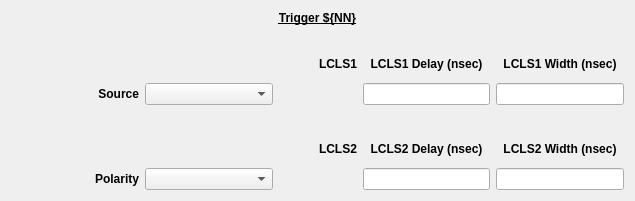
<?xml version="1.0" encoding="UTF-8"?>
<ui version="4.0">
 <class>Form</class>
 <widget class="QWidget" name="Form">
  <property name="geometry">
   <rect>
    <x>0</x>
    <y>0</y>
    <width>635</width>
    <height>201</height>
   </rect>
  </property>
  <property name="windowTitle">
   <string>TPR Trigger Screen - ${DEV}</string>
  </property>
  <layout class="QVBoxLayout" name="verticalLayout">
   <item>
    <widget class="QLabel" name="label">
     <property name="font">
      <font>
       <weight>75</weight>
       <bold>true</bold>
       <underline>true</underline>
      </font>
     </property>
     <property name="styleSheet">
      <string notr="true"/>
     </property>
     <property name="text">
      <string>Trigger ${NN}</string>
     </property>
     <property name="alignment">
      <set>Qt::AlignCenter</set>
     </property>
    </widget>
   </item>
   <item>
    <layout class="QGridLayout" name="gridLayout">
     <property name="verticalSpacing">
      <number>12</number>
     </property>
     <item row="3" column="3">
      <widget class="QLabel" name="label_3">
       <property name="font">
        <font>
         <weight>75</weight>
         <bold>true</bold>
        </font>
       </property>
       <property name="text">
        <string>LCLS2</string>
       </property>
       <property name="alignment">
        <set>Qt::AlignBottom|Qt::AlignHCenter</set>
       </property>
      </widget>
     </item>
     <item row="4" column="3">
      <widget class="PyDMEnumButton" name="PyDMEnumButton_2">
       <property name="sizePolicy">
        <sizepolicy hsizetype="Maximum" vsizetype="Preferred">
         <horstretch>0</horstretch>
         <verstretch>0</verstretch>
        </sizepolicy>
       </property>
       <property name="maximumSize">
        <size>
         <width>16777215</width>
         <height>40</height>
        </size>
       </property>
       <property name="toolTip">
        <string/>
       </property>
       <property name="styleSheet">
        <string notr="true">QPushButton{font: 8px;}</string>
       </property>
       <property name="channel" stdset="0">
        <string>ca://TPR:${LOCA}:${IOC_UNIT}:${INST}:TRG${NN}_SYS2_TCTL</string>
       </property>
       <property name="orientation" stdset="0">
        <enum>Qt::Horizontal</enum>
       </property>
       <property name="marginTop" stdset="0">
        <number>0</number>
       </property>
       <property name="marginBottom" stdset="0">
        <number>0</number>
       </property>
       <property name="marginLeft" stdset="0">
        <number>0</number>
       </property>
       <property name="marginRight" stdset="0">
        <number>0</number>
       </property>
       <property name="horizontalSpacing" stdset="0">
        <number>0</number>
       </property>
       <property name="verticalSpacing" stdset="0">
        <number>0</number>
       </property>
      </widget>
     </item>
     <item row="4" column="0">
      <widget class="QLabel" name="label_5">
       <property name="font">
        <font>
         <weight>75</weight>
         <bold>true</bold>
        </font>
       </property>
       <property name="text">
        <string>Polarity</string>
       </property>
       <property name="alignment">
        <set>Qt::AlignRight|Qt::AlignTrailing|Qt::AlignVCenter</set>
       </property>
      </widget>
     </item>
     <item row="3" column="5">
      <widget class="QLabel" name="label_9">
       <property name="font">
        <font>
         <weight>75</weight>
         <bold>true</bold>
        </font>
       </property>
       <property name="text">
        <string>LCLS2 Width (nsec)</string>
       </property>
       <property name="alignment">
        <set>Qt::AlignBottom|Qt::AlignHCenter</set>
       </property>
      </widget>
     </item>
     <item row="1" column="0">
      <widget class="QLabel" name="label_4">
       <property name="sizePolicy">
        <sizepolicy hsizetype="Preferred" vsizetype="Preferred">
         <horstretch>1</horstretch>
         <verstretch>1</verstretch>
        </sizepolicy>
       </property>
       <property name="font">
        <font>
         <weight>75</weight>
         <bold>true</bold>
        </font>
       </property>
       <property name="text">
        <string>Source</string>
       </property>
       <property name="alignment">
        <set>Qt::AlignRight|Qt::AlignTrailing|Qt::AlignVCenter</set>
       </property>
      </widget>
     </item>
     <item row="3" column="4">
      <widget class="QLabel" name="label_7">
       <property name="font">
        <font>
         <weight>75</weight>
         <bold>true</bold>
        </font>
       </property>
       <property name="text">
        <string>LCLS2 Delay (nsec)</string>
       </property>
       <property name="alignment">
        <set>Qt::AlignBottom|Qt::AlignHCenter</set>
       </property>
      </widget>
     </item>
     <item row="1" column="1">
      <widget class="PyDMEnumComboBox" name="PyDMEnumComboBox">
       <property name="sizePolicy">
        <sizepolicy hsizetype="Preferred" vsizetype="Fixed">
         <horstretch>1</horstretch>
         <verstretch>1</verstretch>
        </sizepolicy>
       </property>
       <property name="toolTip">
        <string/>
       </property>
       <property name="channel" stdset="0">
        <string>ca://TPR:${LOCA}:${IOC_UNIT}:${INST}:TRG${NN}_SOURCE</string>
       </property>
      </widget>
     </item>
     <item row="0" column="4">
      <widget class="QLabel" name="label_6">
       <property name="font">
        <font>
         <weight>75</weight>
         <bold>true</bold>
        </font>
       </property>
       <property name="text">
        <string>LCLS1 Delay (nsec)</string>
       </property>
       <property name="alignment">
        <set>Qt::AlignBottom|Qt::AlignHCenter</set>
       </property>
      </widget>
     </item>
     <item row="1" column="5">
      <widget class="PyDMLineEdit" name="PyDMLineEdit_3">
       <property name="sizePolicy">
        <sizepolicy hsizetype="Expanding" vsizetype="Fixed">
         <horstretch>1</horstretch>
         <verstretch>1</verstretch>
        </sizepolicy>
       </property>
       <property name="toolTip">
        <string/>
       </property>
       <property name="alarmSensitiveContent" stdset="0">
        <bool>true</bool>
       </property>
       <property name="channel" stdset="0">
        <string>ca://TPR:${LOCA}:${IOC_UNIT}:${INST}:TRG${NN}_SYS0_TWID</string>
       </property>
      </widget>
     </item>
     <item row="4" column="4">
      <widget class="PyDMLineEdit" name="PyDMLineEdit_2">
       <property name="toolTip">
        <string/>
       </property>
       <property name="alarmSensitiveContent" stdset="0">
        <bool>true</bool>
       </property>
       <property name="channel" stdset="0">
        <string>ca://TPR:${LOCA}:${IOC_UNIT}:${INST}:TRG${NN}_SYS2_TDES</string>
       </property>
      </widget>
     </item>
     <item row="0" column="3">
      <widget class="QLabel" name="label_2">
       <property name="font">
        <font>
         <weight>75</weight>
         <bold>true</bold>
        </font>
       </property>
       <property name="text">
        <string>LCLS1</string>
       </property>
       <property name="alignment">
        <set>Qt::AlignBottom|Qt::AlignHCenter</set>
       </property>
      </widget>
     </item>
     <item row="4" column="5">
      <widget class="PyDMLineEdit" name="PyDMLineEdit_4">
       <property name="toolTip">
        <string/>
       </property>
       <property name="alarmSensitiveContent" stdset="0">
        <bool>true</bool>
       </property>
       <property name="channel" stdset="0">
        <string>ca://TPR:${LOCA}:${IOC_UNIT}:${INST}:TRG${NN}_SYS2_TWID</string>
       </property>
      </widget>
     </item>
     <item row="1" column="2">
      <spacer name="horizontalSpacer_2">
       <property name="orientation">
        <enum>Qt::Horizontal</enum>
       </property>
       <property name="sizeHint" stdset="0">
        <size>
         <width>40</width>
         <height>20</height>
        </size>
       </property>
      </spacer>
     </item>
     <item row="1" column="4">
      <widget class="PyDMLineEdit" name="PyDMLineEdit">
       <property name="sizePolicy">
        <sizepolicy hsizetype="Expanding" vsizetype="Fixed">
         <horstretch>1</horstretch>
         <verstretch>1</verstretch>
        </sizepolicy>
       </property>
       <property name="toolTip">
        <string/>
       </property>
       <property name="alarmSensitiveContent" stdset="0">
        <bool>true</bool>
       </property>
       <property name="channel" stdset="0">
        <string>ca://TPR:${LOCA}:${IOC_UNIT}:${INST}:TRG${NN}_SYS0_TDES</string>
       </property>
      </widget>
     </item>
     <item row="0" column="5">
      <widget class="QLabel" name="label_8">
       <property name="font">
        <font>
         <weight>75</weight>
         <bold>true</bold>
        </font>
       </property>
       <property name="text">
        <string>LCLS1 Width (nsec)</string>
       </property>
       <property name="alignment">
        <set>Qt::AlignBottom|Qt::AlignHCenter</set>
       </property>
      </widget>
     </item>
     <item row="4" column="1">
      <widget class="PyDMEnumComboBox" name="PyDMEnumComboBox_2">
       <property name="toolTip">
        <string/>
       </property>
       <property name="channel" stdset="0">
        <string>ca://TPR:${LOCA}:${IOC_UNIT}:${INST}:TRG${NN}_TPOL</string>
       </property>
      </widget>
     </item>
     <item row="1" column="3">
      <widget class="PyDMEnumButton" name="PyDMEnumButton">
       <property name="sizePolicy">
        <sizepolicy hsizetype="Maximum" vsizetype="Preferred">
         <horstretch>0</horstretch>
         <verstretch>0</verstretch>
        </sizepolicy>
       </property>
       <property name="maximumSize">
        <size>
         <width>16777215</width>
         <height>40</height>
        </size>
       </property>
       <property name="toolTip">
        <string/>
       </property>
       <property name="styleSheet">
        <string notr="true">QPushButton{font: 8px;}</string>
       </property>
       <property name="channel" stdset="0">
        <string>ca://TPR:${LOCA}:${IOC_UNIT}:${INST}:TRG${NN}_SYS0_TCTL </string>
       </property>
       <property name="orientation" stdset="0">
        <enum>Qt::Horizontal</enum>
       </property>
       <property name="marginTop" stdset="0">
        <number>0</number>
       </property>
       <property name="marginBottom" stdset="0">
        <number>0</number>
       </property>
       <property name="marginLeft" stdset="0">
        <number>0</number>
       </property>
       <property name="marginRight" stdset="0">
        <number>0</number>
       </property>
       <property name="horizontalSpacing" stdset="0">
        <number>0</number>
       </property>
       <property name="verticalSpacing" stdset="0">
        <number>0</number>
       </property>
      </widget>
     </item>
    </layout>
   </item>
  </layout>
 </widget>
 <customwidgets>
  <customwidget>
   <class>PyDMLineEdit</class>
   <extends>QLineEdit</extends>
   <header>pydm.widgets.line_edit</header>
  </customwidget>
  <customwidget>
   <class>PyDMEnumButton</class>
   <extends>QWidget</extends>
   <header>pydm.widgets.enum_button</header>
  </customwidget>
  <customwidget>
   <class>PyDMEnumComboBox</class>
   <extends>QComboBox</extends>
   <header>pydm.widgets.enum_combo_box</header>
  </customwidget>
 </customwidgets>
 <resources/>
 <connections/>
</ui>
